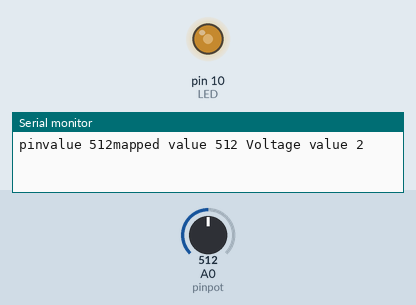
Simulated run of this sketch. Board: Arduino Uno, built with avr-gcc and run on an emulated ATmega328P. Parts: output pins drawn as LEDs (lit = HIGH), the last lines printed to the serial monitor. Inputs (shaded band) come from the test bench; at power-on: A0 (pinpot) = 512.

Above: at 0.8 s.
1.6 s: A0 (pinpot) set to 716
At 2.8 s:
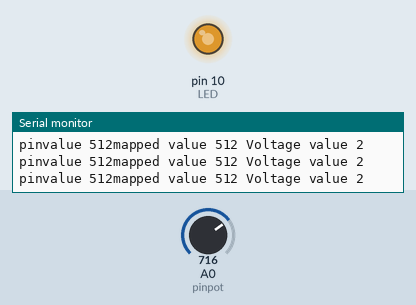
5.2 s: A0 (pinpot) set to 900
8.8 s: A0 (pinpot) set to 0
At 10.0 s:
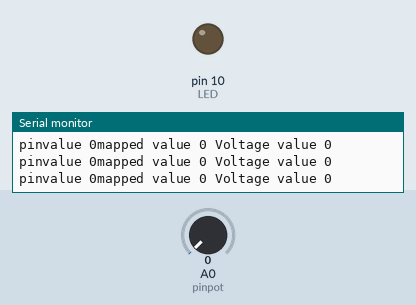
12.4 s: A0 (pinpot) set to 122
At 12.57 s:
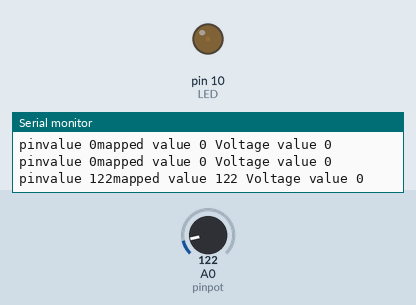
16.0 s: A0 (pinpot) set to 511
Timing chart, 0 to 20.5 s (numbered marks = the images above; inputs shaded):
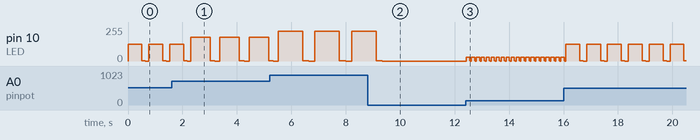

Measured:
- after the input at 8.8 s, pin 10 (LED): goes on until 9.3 s, then stays 0/255
- after the input at 12.4 s, pin 10 (LED): 0/255 → 30/255 at once, then repeats every 0.18 s: 1/255 0.03 s, 0/255 0.03 s, 30/255 0.12 s
- by itself, pin 10 (LED): repeats every 1.3 s: 224/255 0.90 s, 1/255 0.22 s, 0/255 0.22 s

The sketch:

Serialmonitor.ino
```cpp
int pinpot=A0;
int LED=10;
float ReadValue;
float WriteValue;

void setup() {
  Serial.begin(9600);
  pinMode(pinpot, INPUT);
  pinMode(LED, OUTPUT);


}

void loop() {
  int ReadValue;
  int Voltage;

  ReadValue=analogRead(pinpot);
  WriteValue=(255./1023.)*ReadValue;//from the graph of digital values and analog
  Voltage=(5./1023.)*ReadValue;//from the graph of analog against voltage values


  analogWrite(LED,WriteValue);//the values will range from m0 to 1023 from the specified LED
  delay(ReadValue);
  Serial.print("pinvalue");//reads values from the LED
   Serial.print(" ");
  Serial.print(ReadValue);

  Serial.print("mapped value");//maps the range values from LED
  Serial.print(" ");
  Serial.print(ReadValue);//reads the values from the LED
  Serial.print(" ");
  Serial.print("Voltage value");
  Serial.print(" ");
  Serial.println(Voltage);

 analogWrite(LED,HIGH);
  delay(WriteValue);
 analogWrite(LED, LOW);
  delay(WriteValue);

  //the blinking time control using the potentiometer
  //to vary the brightness and blinking time you tune the potentiometer

}
```
